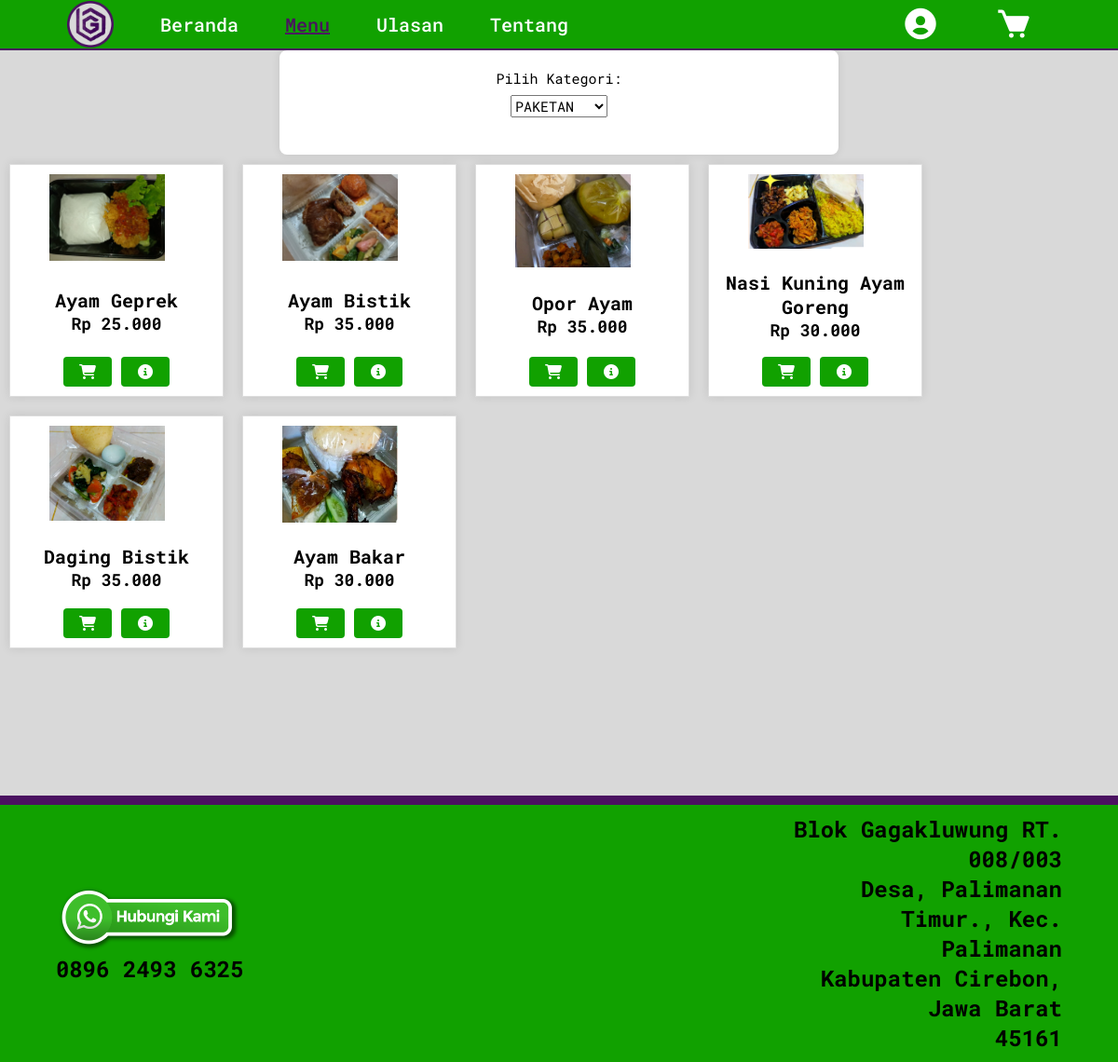
The page /user/page/menu.php (signed in) on the database its author committed.
### tables this page shows
CREATE TABLE `menu` (
  `id_menu` int(25) NOT NULL,
  `kategori_menu` enum('paketan','prasmanan') NOT NULL,
  `nama_menu` varchar(255) NOT NULL,
  `harga_menu` int(25) NOT NULL,
  `deskripsi` text DEFAULT NULL,
  `foto_menu_path` varchar(255) DEFAULT NULL,
  `status_menu` enum('tersedia','kosong') DEFAULT 'tersedia'
);

### user/page/menu.php (the view, shortened to what this page needs)
<?php
if (!isset($_SESSION["login_user"])) {
    header("location: ../form/login.php");
} else {
    include('../../koneksi.php');
    $kategori_terpilih = isset($_GET['kategori']) ? strtoupper($_GET['kategori']) : 'PAKETAN';
    $query_tampil = "SELECT id_menu, nama_menu, harga_menu, deskripsi, foto_menu_path FROM menu WHERE UPPER(kategori_menu) = '$kategori_terpilih'";
    $result_tampil = mysqli_query($koneksi, $query_tampil);
    include '../function/header.php';
?>
<body>
<main class="main">
    <form method="get" action="menu.php">
        <div class="form-group">
            <label for="selected_kategori">Pilih Kategori:</label>
            <select name="kategori" id="selected_kategori" onchange="this.form.submit()">
                <option value="PAKETAN" <?php if ($kategori_terpilih == 'PAKETAN') echo 'selected'; ?>>PAKETAN</option>
            </select>
        </div>
    </form>
    <div class="menu-list">
        <?php while ($row = mysqli_fetch_assoc($result_tampil)) : ?>
            <div class="menu-item">
                <img src="../../admin/uploads/<?php echo $row['foto_menu_path']; ?>" alt="<?php echo $row['nama_menu']; ?>" class="menu-image">
                <div class="menu-details">
                    <h3><?php echo $row['nama_menu']; ?></h3>
                    <p>Rp <?php echo number_format($row['harga_menu'], 0, ',', '.'); ?></p>
                </div>
                <div class="button-container">
                    <button type="button" onclick="addToKeranjang(<?php echo $row['id_menu']; ?>, '<?php echo $row['nama_menu']; ?>', <?php echo $row['harga_menu']; ?>)">
                        <i class="fas fa-shopping-cart"></i>
                    </button>
                    <button onclick="redirectToDetail('<?php echo $row['id_menu']; ?>')">
                        <i class="fas fa-info-circle"></i>
                    </button>
                </div>
            </div>
        <?php endwhile; ?>
    </div>
</main>
<?php include '../function/footer.php' ?>
<?php } ?>

### user/function/header.php (shortened to what this page needs)
<?php
$currentPage = basename($_SERVER['PHP_SELF']);
?>
<!DOCTYPE html>
<html lang="en">
<head>
    <link rel="stylesheet" href="../../css/page.css">
    <link rel="stylesheet" href="../../admin/admin.css">
    <link rel="stylesheet" href="https://cdnjs.cloudflare.com/ajax/libs/font-awesome/6.4.0/css/all.min.css">
    <link rel="stylesheet" href="https://code.ionicframework.com/ionicons/2.0.1/css/ionicons.min.css">
    <link href='https://unpkg.com/boxicons@2.1.4/css/boxicons.min.css' rel='stylesheet'>
</head>
<body>
    <header class="header">
        <a href="../page/tentang.php" class="logo">
            <img src="../../img/Logo.png" alt="Buya_Galung">
        </a>
        <nav class="navbar">
            <a href="../page/home.php" <?php if ($currentPage == 'home.php') echo 'class="active"'; ?>>Beranda</a>
            <a href="../page/menu.php" <?php if ($currentPage == 'menu.php' || $currentPage == 'detail_menu.php') echo 'class="active"'; ?>>Menu</a>
            <a href="../page/ulasan.php" <?php if ($currentPage == 'ulasan.php' || $currentPage == 'beri_ulasan.php') echo 'class="active"'; ?>>Ulasan</a>
            <a href="../page/tentang.php" <?php if ($currentPage == 'tentang.php') echo 'class="active"'; ?>>Tentang</a>
        </nav>
        <nav class="fitur">
            <a href="../fitur/account.php" class="logo-account <?php if ($currentPage == 'account.php') echo 'active'; ?>"><i class='bx bxs-user-circle' ></i></a>
            <a href="../fitur/keranjang.php" class="logo-keranjang <?php if ($currentPage == 'keranjang.php' || $currentPage == 'checkout.php' || $currentPage == 'bayar.php') echo 'active'; ?>"><i class='bx bxs-cart' ></i></a>
        </nav>
    </header>
</body>
</html>

### user/function/footer.php (shortened to what this page needs)
<div class="footer-bar">
        <footer>
            <div class="footerBottom">
                <div class="footer wa">
                    <a href="">
                        <img src="../../img/wa.png" alt="WhatsApp Icon"/>
                    </a>
                    <h2>0896 2493 6325</h2>
                </div>
                <div class="footer almt">
                    <h2>Blok Gagakluwung RT. 008/003</h2>
                    <h2>Desa, Palimanan Timur., Kec. Palimanan</h2>
                    <h2>Kabupaten Cirebon, Jawa Barat</h2>
                    <h2>45161</h2>
                </div>
            </div>
        </footer>
    </div>
</body>
</html>

### css/page.css (style rules this page uses)
* { font-family: 'Roboto Mono', monospace; margin: 0; padding: 0; box-sizing: border-box; }
body { margin: 0; padding: 0; background-color: #D9D9D9; }
.header { position: relative; top: 0; left: 0; width: 100%; padding: 1px 6%; background: #11A100; display: flex; justify-content: space-between; align-items: center; z-index: 100; border-bottom: 2px solid #4A1260; }
.logo img { height: 50px; width: 50px; float: left; transition: 0.5s ease; cursor: pointer; content: url('../img/Logo.png'); }
.navbar { display: flex; align-items: center; margin-right: auto; }
.navbar a { font-size: 20px; color: white; text-decoration: none; font-weight: 500; margin-left: 50px; transition: 0.3s; }
.navbar a:hover, .navbar a.active { color: #4A1260; text-decoration-line: underline; transform: scale(1,1); }
.fitur { display: flex; align-items: center; }
.fitur a { color: white; font-weight: bold; font-size: 16px; text-decoration: none; margin: 0px; display: flex; align-items: center; }
.fitur a i { margin-right: 20px; margin-left: 40px; color: white; font-size: 40px; transition: color 0.5s ease-in-out; }
.main { min-width: 100vh; min-height: 100vh; background-size: cover; background-position: center; }
.menu-item { display: flex; justify-content: space-between; align-items: center; margin-bottom: 20px; background-color: #fff; padding: 15px; border-radius: 0; box-shadow: 0 0 10px rgba(0, 0, 0, 0.1); }
.menu-item img { width: 10%; height: auto; border-radius: 0; margin-right: 20px; }
.menu-item p { font-size: 25px; font-weight: bold; }
* { padding: 0; margin: 0; box-sizing: border-box; }
.menu-image { max-width: 100%; width: 250px; height: auto; transition: opacity 0.3s ease; }
.footer-bar { position: relative; width: auto; background-color: #11A100; border-top:10px solid #4A1260; display: flex; justify-content: space-between; align-items: center; padding: 10px 5%; }
.footerBottom { display: flex; align-items: center; width: 100%; }
.footer.wa { background-color: #11A100; align-items: center; }
.wa img { width: 50%; height: auto; }
.footer.wa h2 { text-align: left; width: auto; height: auto; margin: 0; align-self: flex-start; }
.footer.almt { margin: 0; width: auto; text-align: right; margin-left: 375px; flex: 1; }

### admin/admin.css (style rules this page uses)
.menu-item { position: relative; margin-bottom: 20px; }
form { max-width: 600px; margin: auto; background: #fff; padding: 20px; border-radius: 8px; box-shadow: 0 0 10px rgba(0, 0, 0, 0.1); }
label { display: block; margin-bottom: 8px; }
button { background-color: #11A100; color: white; padding: 10px 15px; border: none; border-radius: 4px; cursor: pointer; }
button { background-color: #11A100; color: white; padding: 10px 15px; border: none; border-radius: 4px; cursor: pointer; float: center; }

### user/function/header.php (style rules this page uses)
.menu-item { width: auto; height: 150px; margin: 20px; padding: 15px; border: 1px solid #ddd; border-radius: 8px; box-shadow: 0 0 10px rgba(0, 0, 0, 0.1); text-align: center; }
.form-group { margin-bottom: 20px; }
.button-container { display: flex; justify-content: center; gap: 10px; }
button { background-color: #3498db; color: #fff; padding: 10px 20px; border: none; cursor: pointer; transition: background-color 0.3s ease; }

### user/page/menu.php (style rules this page uses)
.form-group { text-align: center; font-size: 15px; margin-bottom: 20px; }
#selected_kategori { font-size: 15px; margin: 0 auto; }
.menu-list { display: flex; flex-wrap: wrap; justify-content: flex-start; }
.menu-item { width: 230px; height: 250px; margin: 10px; text-align: center; border: 1px solid #ddd; padding: 10px; display: flex; flex-direction: column; }
.menu-item img { width: 60%; height: auto; margin-bottom: 5px; }
.menu-details { display: flex; flex-direction: column; align-items: center; }
.menu-details h3, .menu-details p { margin: 0; }
.menu-details h3 { font-size: 20px; }
.menu-details p { font-size: 18px; }
.button-container { display: flex; justify-content: center; width: 100%; }
.button-container button { width: 25%; font-size: 16px; padding: 8px; }

### rows shown on the page
menu: foto_menu_path (picture), nama_menu "Ayam Geprek", harga_menu "25.000"
menu: foto_menu_path (picture), nama_menu "Ayam Bistik", harga_menu "35.000"
menu: foto_menu_path (picture), nama_menu "Opor Ayam", harga_menu "35.000"
menu: foto_menu_path (picture), nama_menu "Nasi Kuning Ayam Goreng", harga_menu "30.000"
menu: foto_menu_path (picture), nama_menu "Daging Bistik", harga_menu "35.000"
menu: foto_menu_path (picture), nama_menu "Ayam Bakar", harga_menu "30.000"
